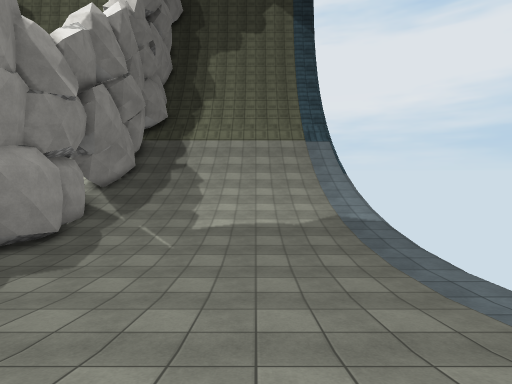
View 1 (above)

13 first-person views from a walk through a scene from a Unity 3-D project. The camera is 1.3 m above the floor, tilts 4° down and sees 85° across. The floor is counted in squares, 1 m on a side. Each view is taken from the middle of a square. On the plan, view 1 faces up. The plan holds only what a view shows up to about 13 squares ahead; the rest is blank. The place goes on beyond the plan. The player character is not drawn. Some animated figures are not drawn. Some surface patterns are stand-ins.

View 2
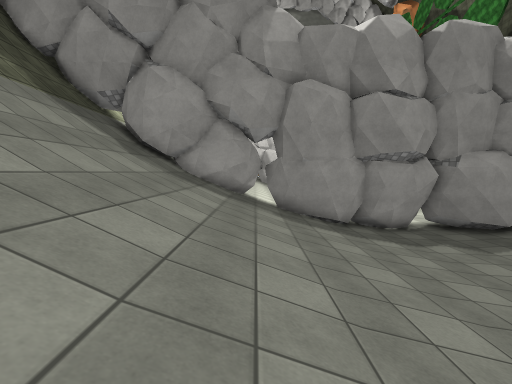

View 3
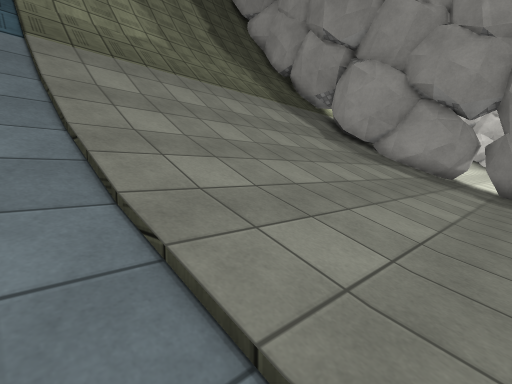

View 4
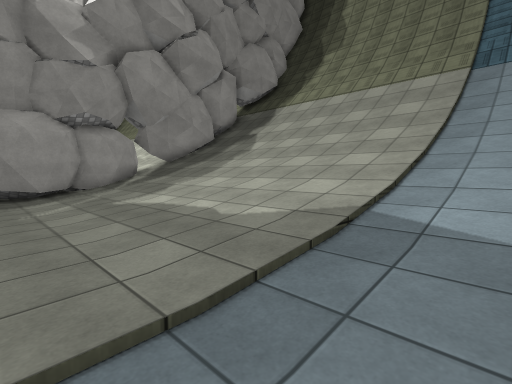

View 5
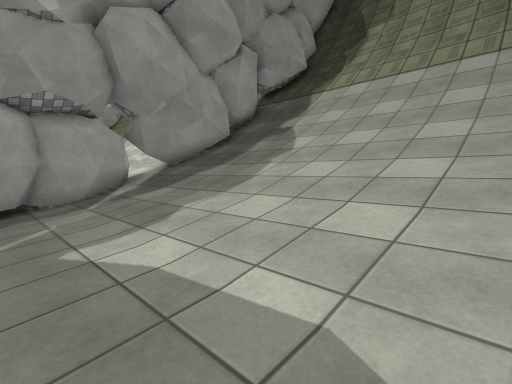

View 6
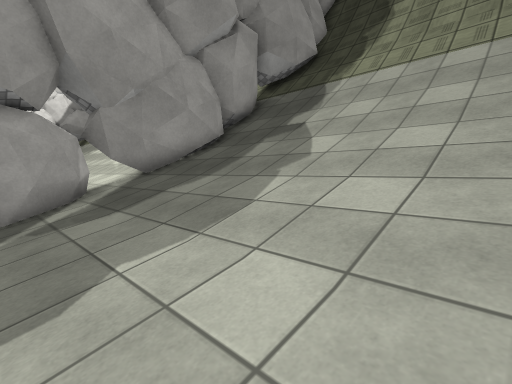

View 7
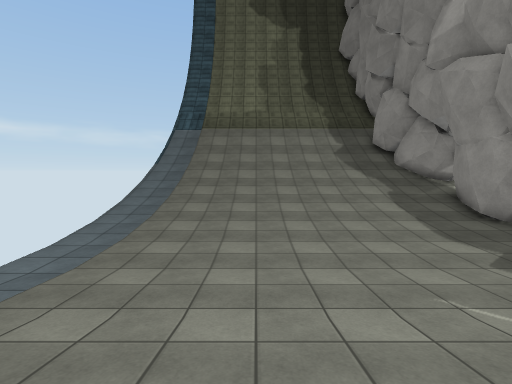

View 8
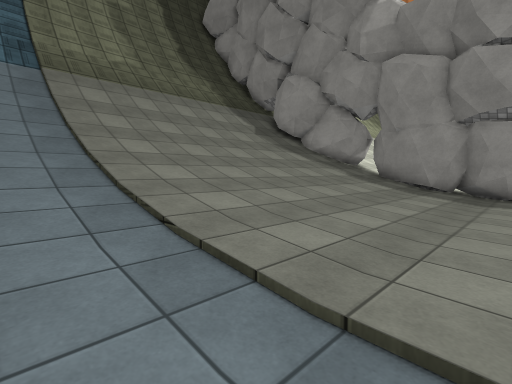

View 9
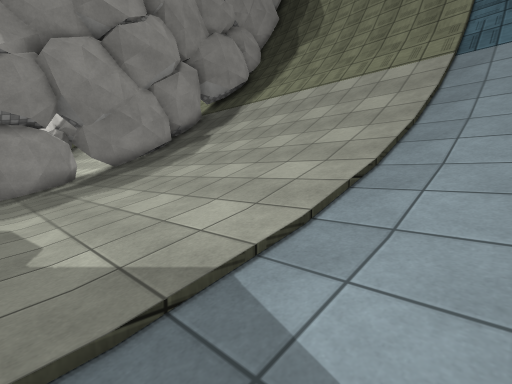

View 10
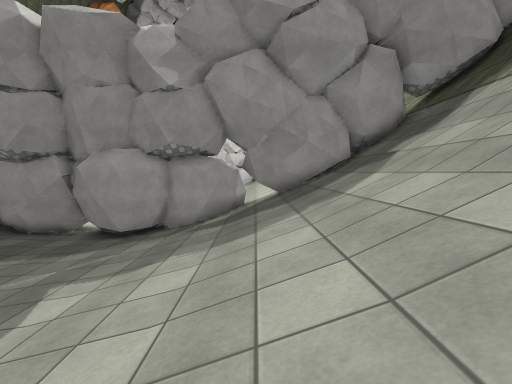

View 11
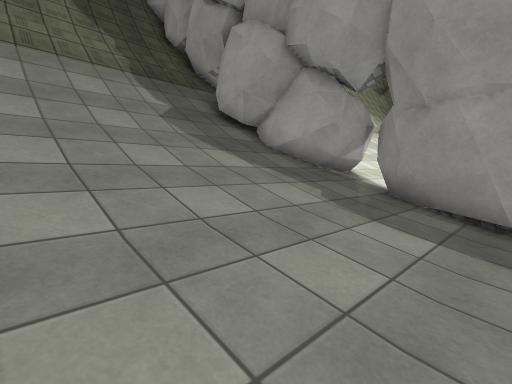

View 12
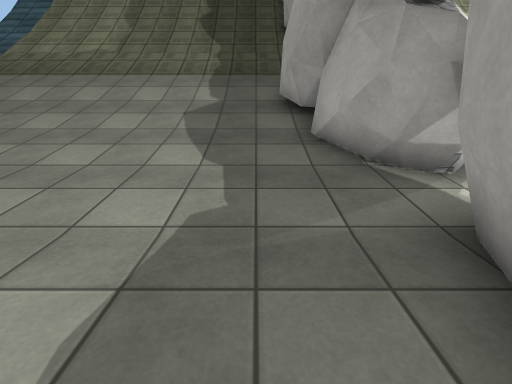

View 13
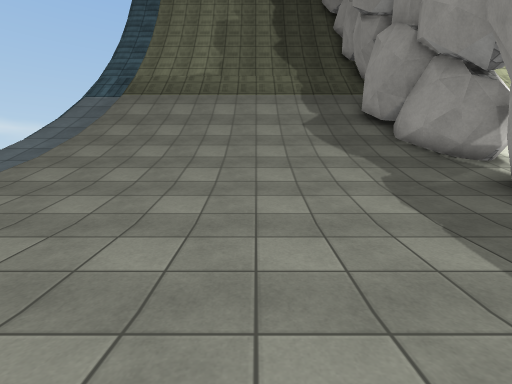

### Floor plan
Key: @ floor where view 1 was taken; # wall or solid block; . main floor; : floor 0.25 m higher than the main floor; - floor 0.25 m lower than the main floor; + floor 0.5 m higher than the main floor; / step, stairs or slope; = window, fence, low wall or low ledge.
Columns run from 10 left of view 1 to 6 right of it. Each row starts with its distance up from view 1.
 26  ###############
 25  ##=============
 24  ##/////////////
 23  #//////////////
 22  #//////////////
 21  #//////////////
 20  #///////////////
 19  #///////////////
 18  #=//////////////
 17  #///////////////
 16  #///////////////
 15  #///////////////
 14  #++++++++++++/+/
 13  #::::::::::::/:/
 12  #::::::::::::/..
 11  ##.........../..
 10   #............--
  9  ##--------------
  8 ##---------------
  7  #---------------
  6  #.............--
  5  #............/..
  4  #::::::::::::/..
  3  #::::::::::::/:/
  2  #++++++++++++/+/
  1 ##///////////////
  0 #/////////@//////
 -1 ##///////////////
 -2  #///////////////
 -3  #=//////////////
 -4  ##//////////////
 -5  ##//////////////
 -6  #//////////////
 -7  #//////////////
 -8  #//////////////
 -9  #==============
-10  ###############

Positions as (right, up) in squares from view 1, and headings:
1: (0, 0), facing up
2: (4, 0), facing left
3: (5, 2), facing down-left
4: (6, 9), facing up-left
5: (2, 11), facing up-left
6: (0, 13), facing up-left
7: (0, 14), facing down
8: (6, 7), facing down-left
9: (6, 12), facing up-left
10: (3, 16), facing left
11: (-1, 4), facing down-left
12: (-7, 4), facing down
13: (-3, 8), facing down
